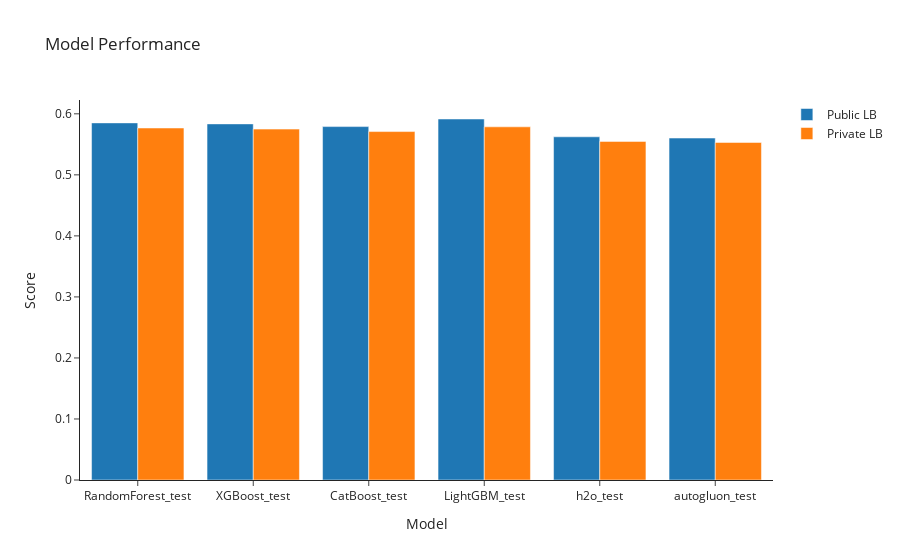

The cell this chart's notebook holds for it:
### Code cell
fig = go.Figure()
fig.add_trace(go.Bar(x=test_results.columns, y=test_results.loc['public_lb'], name='Public LB'))
fig.add_trace(go.Bar(x=test_results.columns, y=test_results.loc['private_lb'], name='Private LB'))
fig.update_layout(title='Model Performance', xaxis_title='Model', yaxis_title='Score')
fig.show()

test_results

### Figure 1 — Plotly figure (JSON) as saved in the notebook; plotly's stock layout.template omitted (floating-point values rounded to 4 significant figures)
{"data": [{"name": "Public LB", "type": "bar", "x": ["RandomForest_test", "XGBoost_test", "CatBoost_test", "LightGBM_test", "h2o_test", "autogluon_test"], "y": [0.5852, 0.5835, 0.5791, 0.5915, 0.5624, 0.5603]}, {"name": "Private LB", "type": "bar", "x": ["RandomForest_test", "XGBoost_test", "CatBoost_test", "LightGBM_test", "h2o_test", "autogluon_test"], "y": [0.5768, 0.5749, 0.5709, 0.5787, 0.5548, 0.5531]}], "layout": {"title": {"text": "Model Performance"}, "xaxis": {"title": {"text": "Model"}}, "yaxis": {"title": {"text": "Score"}}}}
